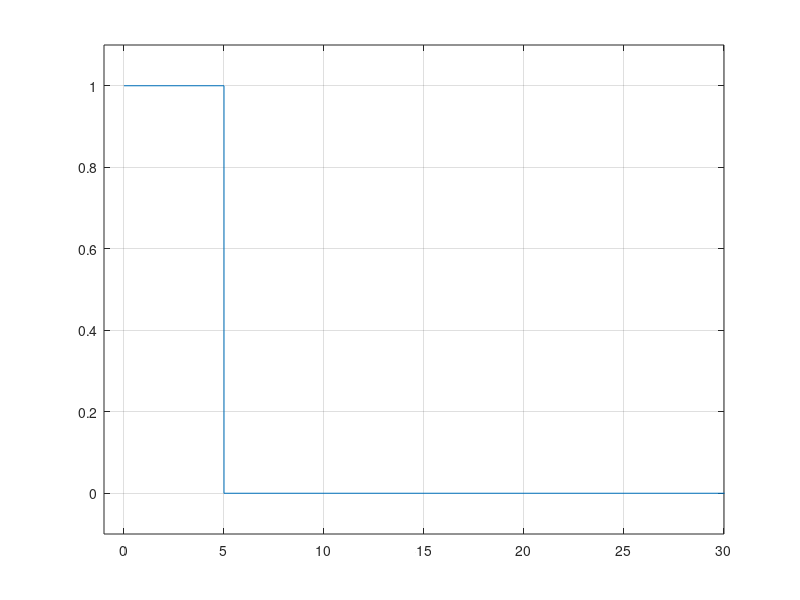
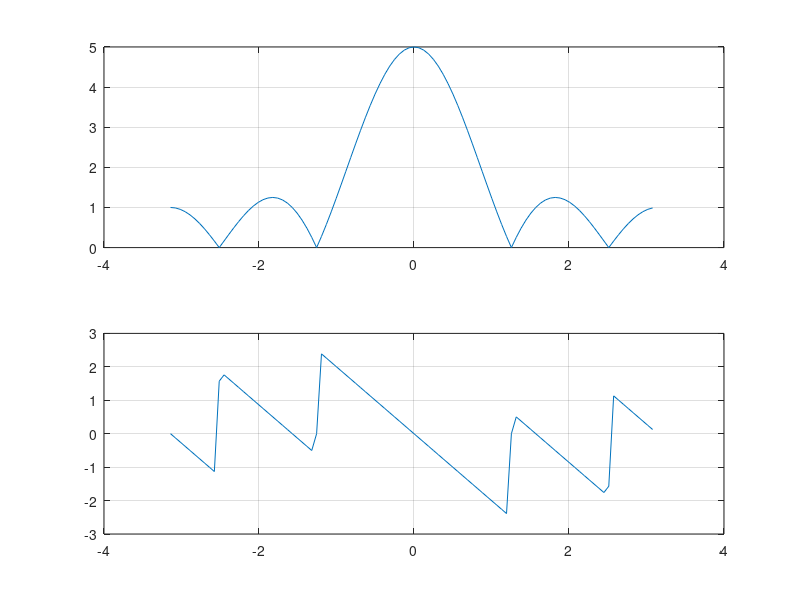
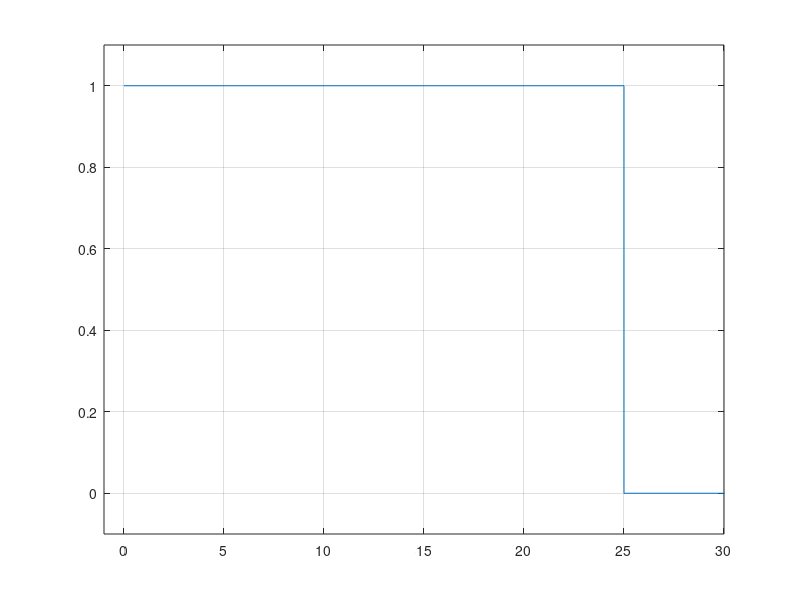
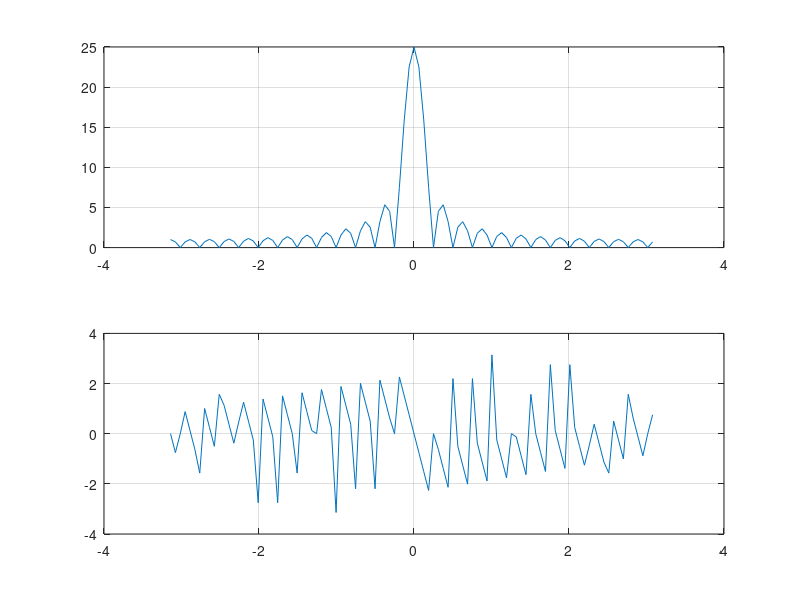

Write MATLAB code to recreate these figures, in order.
%A.5: Compute/plot Fourier Transform/Spectra of narrower and wider pulses

%% Initialization
clear; clc; close all;

%% Create narrower rect pulse (pulse width = 5)

%create rect pulse 
N = 100; PulseWidth = 5;
t = [0:1:(N-1)];
x1 = [ones(1,PulseWidth), zeros(1,N-PulseWidth)];    

%Plot narrow pulse w/ same axis as wide pulse for easy comparison   
figure('Name', 'Graph of Narrow Rect Pulse');
stairs(t,x1); grid on; axis([-1,30,-0.1,1.1])  

%% Obtain Fourier transformed function and plot fourier spectra

Xf1 = fft(x1); %to get the freq domain func

%define the complex func's domain, w
f = [-(N/2):1:(N/2)-1]*(1/N);   
w = 2*pi*f; %conver to rad/s

figure('Name', 'Fourier Spectra for Narrow Pulse');
subplot(211); plot(w,fftshift(abs(Xf1))); grid on;  %plot amplitude spectra
subplot(212); plot(w,fftshift(angle(Xf1))); grid on; %plot phase spectra

%% Create wider rect pulse (pulse width = 25)

%create rect pulse 
N = 100; PulseWidth = 25;
t = [0:1:(N-1)];
x2 = [ones(1,PulseWidth), zeros(1,N-PulseWidth)];    

%Plot wide pulse w/ same axis as narrow pulse for easy comparison
figure('Name', 'Graph of Wide Rect Pulse');
stairs(t,x2); grid on; axis([-1,30,-0.1,1.1])  
%% Obtain Fourier transformed function and plot fourier spectra

Xf2 = fft(x2); %to get the freq domain func

%define the complex func's domain, w
f = [-(N/2):1:(N/2)-1]*(1/N);   
w = 2*pi*f; %conver to rad/s

figure('Name', 'Fourier Spectra for Wide Pulse');
subplot(211); plot(w,fftshift(abs(Xf2))); grid on;  %plot amplitude spectra
subplot(212); plot(w,fftshift(angle(Xf2))); grid on; %plot phase spectra 

